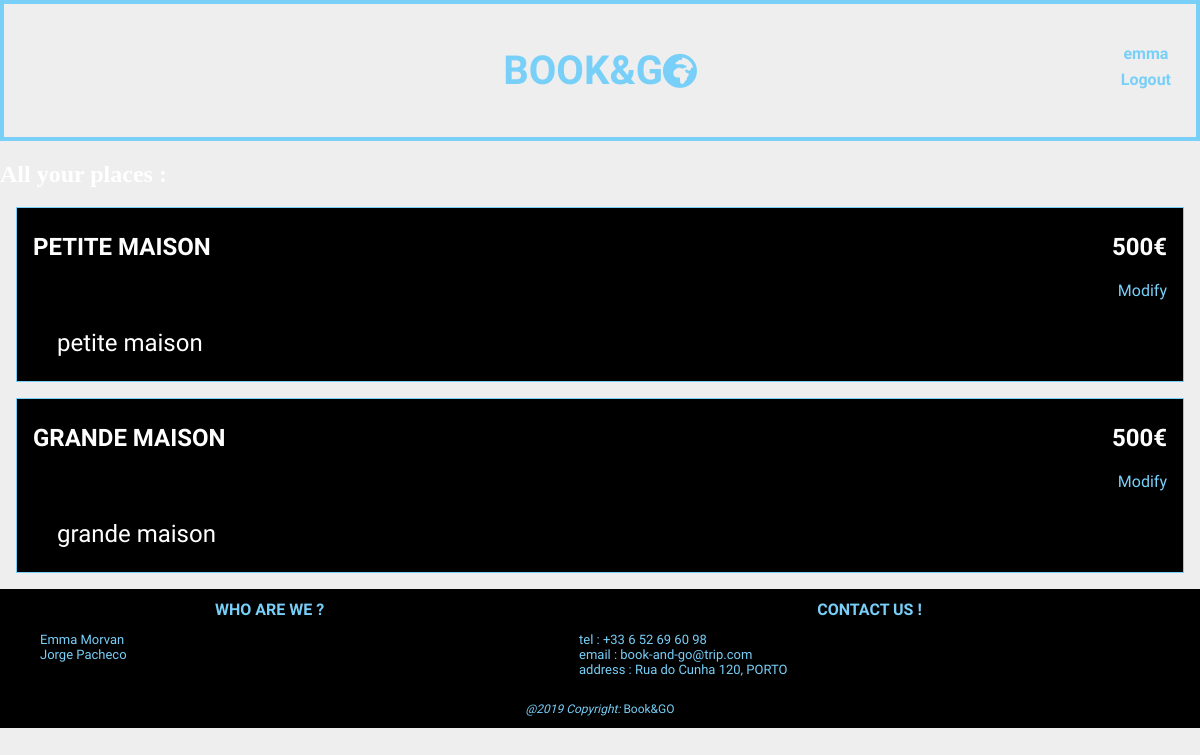
/house/manage_places.php (signed in), run on an earlier commit of the app's database.
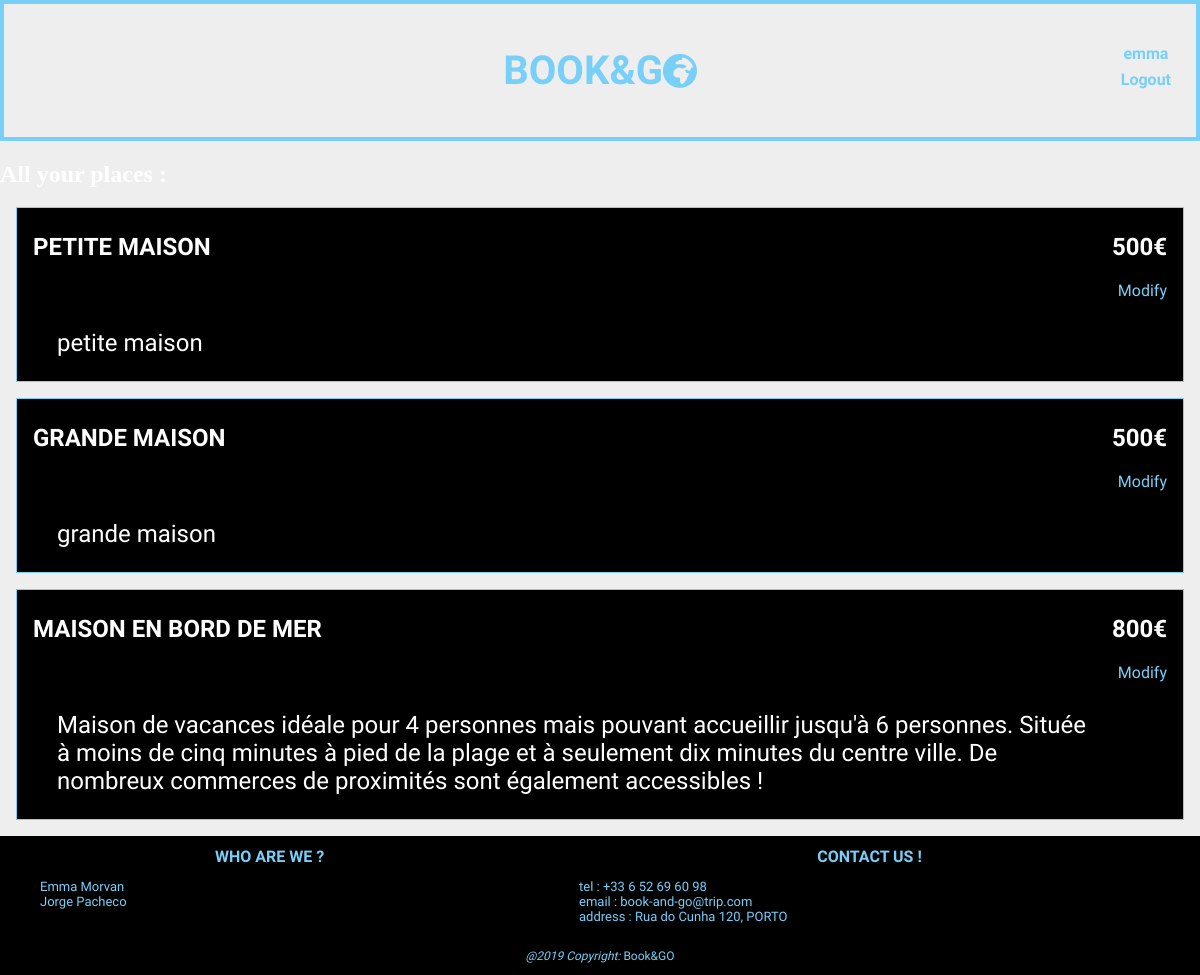
And on a later commit of the database.
### tables this page shows
CREATE TABLE place (
	id INTEGER PRIMARY KEY AUTOINCREMENT NOT NULL,
	title VARCHAR NOT NULL,
	price INTEGER NOT NULL,
	description VARCHAR,
	username VARCHAR REFERENCES user,
	address VARCHAR,
	city VARCHAR
);

### Database/db_house.php (called while the page is built, shortened)
<?php
    function getHouseUsername($username){
        $db = Database::instance()->db();
        $stmt = $db->prepare('SELECT * FROM place WHERE username = ?');
        $stmt->execute(array($username));
        return $stmt->fetchAll();
    }
?>

### house/manage_places.php (the view, shortened to what this page needs)
<?php
include_once('../templates/draw_header.php');
draw_header($_SESSION['username']);
?>
    <section id="your_places">
    <h1 style="color:white">All your places : </h1>
<?php
    include_once('../Database/db_house.php');
    $places=getHouseUsername($_SESSION['username']);
    foreach($places as $place){?>
    <div id="your_house">
        <h1 id="tit"><?=$place['title']?></h1>
        <h2 id="pri"><?=$place['price']?>€</h2>
        <p id="desc"><?=$place['description']?></p>
        <p id="link"><a href="../house/edit_house.php?id=<?=$place['id']?>">Modify</a></p>
    </div>
   <?php }
?>
    </section>
<?php
include_once('../templates/draw_footer.php');
draw_footer(NULL);
?>

### templates/draw_header.php (shortened to what this page needs)
<?php
function draw_header($username){
    ?>
    <!doctype html>
<html>
    <head>
        <link rel="stylesheet" href="../css/style.css">
        <link rel="stylesheet" href="https://use.fontawesome.com/releases/v5.3.1/css/all.css">
    </head>
    <body>
        <header>
        <h1><a href="../index.php">BOOK&G<i class="fas fa-globe-africa fa-sm"></i></a></h1>
        <?php if($username!=NULL){ ?>
            <h2 id="index_login"><a href="../pages/user.php"><?=$username?></a></h2>
            <h2 id="index_signup"><a href="../actions/logout_action.php">Logout</a></h2>
        <?php } ?>
        </header>
<?php
}
?>

### templates/draw_footer.php
<?php
function draw_footer($username){
    ?>
    <!doctype html>
<footer>
<div class="foot">
    <div class="names">
        <h1>WHO ARE WE ?</h1>
        <ul>
            <li> Emma Morvan </li>
            <li> Jorge Pacheco </li>
        </ul>
    </div>
    <div class="contact">
        <h1>CONTACT US !</h1>
        <ul>
            <li> tel : +33 6 52 69 60 98 </li>
            <li> email : book-and-go@trip.com</li>
            <li> address : Rua do Cunha 120, PORTO</li>
        </ul>
    </div>
    <div class="web">
        <p><i>@2019 Copyright:</i> Book&GO</p>
    </div>
</div>
</footer>
</body>
<?php
}
?>

### css/style.css (style rules this page uses)
body { max-width: 80em; margin: 0 auto; --bg-color: #EEE; --panel-color: #FFF; --main-color: rgb(120, 207, 248); --dark-color: #333; --light-color: #CCC; --serif-font: 'Merriweather'; --sans-font: 'Open Sans Condensed'; background-color: var(--bg-color); background-image: url("https://images.wallpaperscraft.com/image/night_city_top_view_city_lights_119636_3840x2160.jpg") ; background-size: cover; }
a { color: var(--main-color); text-decoration: none; }
body > header { display: grid; border: 0.3em solid var(--main-color); grid-template-columns: 0.2fr 3fr 0.2fr; grid-auto-rows: 1fr 1fr ; grid-template-areas: ". hd login" ". hd signup"; margin: 0 0 1em 0; padding: 1em; font-size: 1em; text-align: center; color: var(--dark-color); }
body > header h1 { grid-area: hd; font-size: 2.5em; }
body > header h2#index_login { margin-top: 1.5em; margin-bottom: 0; grid-area: login; font-size: 1em; }
body > header h2#index_signup { margin: 0; grid-area: signup; font-size: 1em; }
body > header { font-family: 'McLaren', cursive; }
p:last-child { margin: 0; grid-column-start: 2; }
p:first-of-type { padding: 1em; margin-bottom: 0; font-size: 1.5rem; }
p { font-family: 'ZCOOL XiaoWei', serif; }
footer { font:small; background-color: black; color: var(--main-color); font-family: 'McLaren', cursive; font-size:16px }
.foot { display:grid; font-size:13px; }
ul { list-style-type: none; }
.web { grid-column-start: 1; grid-column-end: 3; grid-row-start: 2; grid-row-end: 3; text-align: center; }
.web>p { font-size:12px; }
footer h1 { font-size: 16px; text-align: center; }
#your_house { display:grid; color: white; padding-left:1em; padding-right: 1em; padding-top:5px; background-color: black; margin: 1em; font-family: 'McLaren', cursive; border: 0.1em solid var(--main-color); }
#your_house #tit { text-transform: uppercase; grid-column-start: 1; grid-column-end: 5; grid-row-start: 1; grid-row-end: 2; }
#your_house #pri { grid-column-start: 5; grid-column-end: 6; grid-row-start: 1; grid-row-end: 2; text-align: right; }
#your_house #desc { grid-column-start: 1; grid-column-end: 5; grid-row-start: 2; grid-row-end: 3; text-align: left; }
#link { grid-column-start: 5; grid-column-end: 6; grid-row-start: 2; grid-row-end: 3; text-align: right; vertical-align: center; }

What changed in the data, as far as the page shows it:
added place: title "MAISON EN BORD DE MER", price "800", description "Maison de vacances idéale pour 4 personnes mais pouvant accueillir jusqu'à 6 personnes. Située à moins de cinq minutes à pied de la plage et à seulement dix minutes du centre ville. De nombreux commerces de proximités sont également accessibles !"
